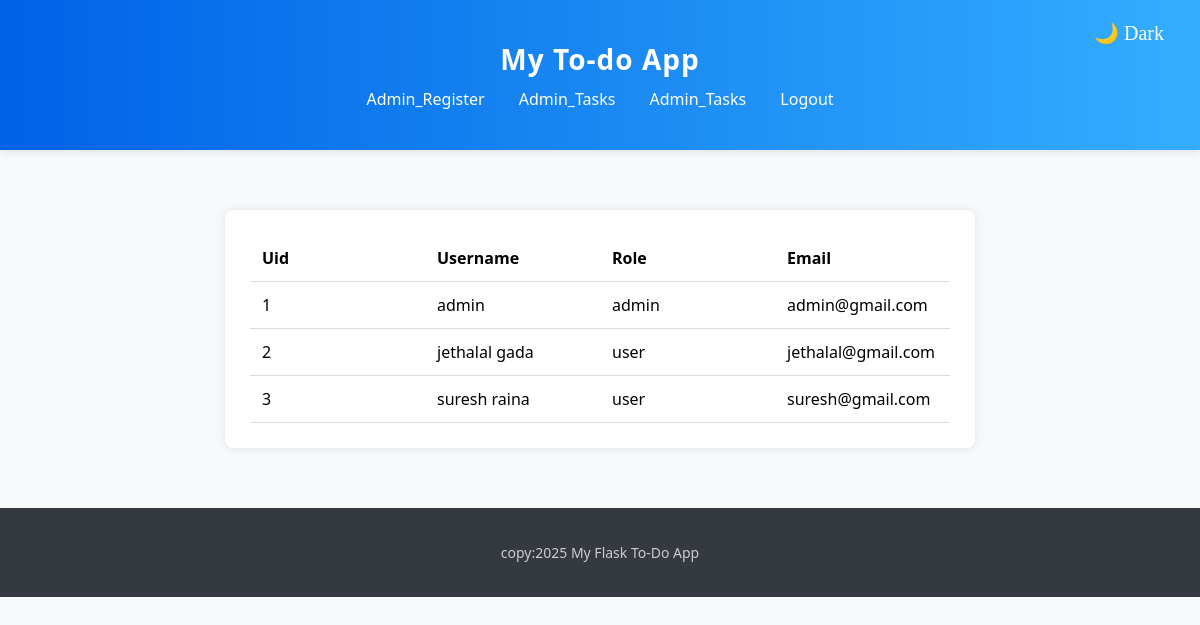
The app's page /admin (signed in), older data.
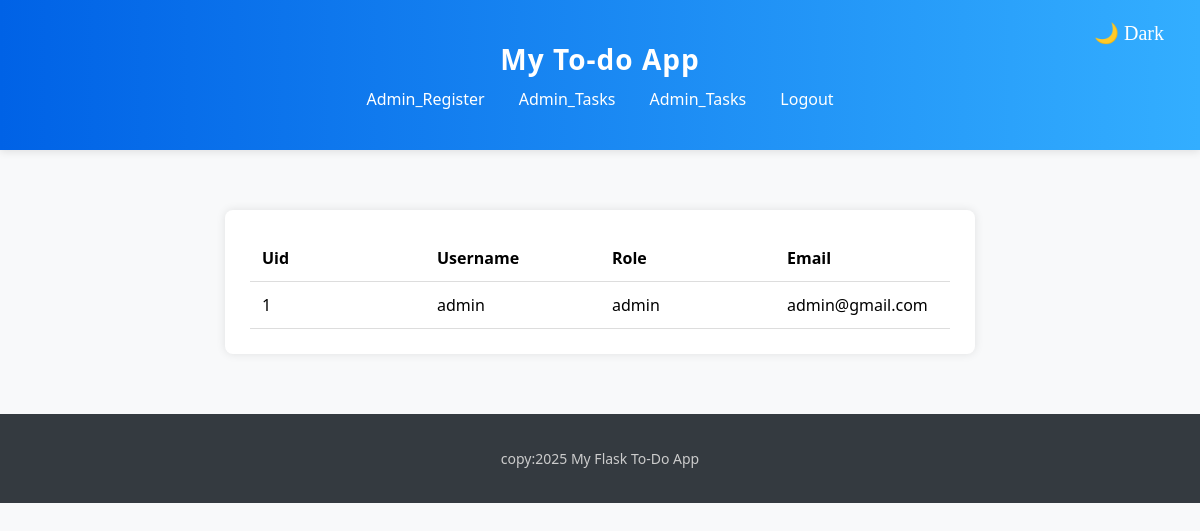
The same page, newer data.
### app/models.py (models this page shows)
class Register(db.Model):
    __tablename__='register'
    uid=db.Column(db.Integer,primary_key=True)
    username=db.Column(db.String(100),nullable=False)
    password=db.Column(db.String(100),nullable=False)
    email=db.Column(db.String(200),unique=True)
    role=db.Column(db.String(20),default="user")
    tasks = db.relationship('Task', backref='user', lazy=True)

### app/routes/auth.py (the view)
@auth_bp.route('/admin')
def admin():
    if session.get('user_id') and session.get('role') == 'admin':
        Users=Register.query.all()
        return render_template('admin.html',Users=Users,session=session)
    else:
        return abort(403)

### app/templates/admin.html (shortened to what this page needs)
{% extends "base.html" %}
{% block content %}
<div class="task-box">
      <table class="task-table">
            <thead>
                <tr>
                    <th>Uid</th>
                    <th>Username</th>
                    <th>Role</th>
                    <th>Email</th>
                </tr>
            </thead>
            <tbody>
                {% for user in Users  %}
                <tr>
                    <td>{{user.uid}}</td>
                    <td>{{user.username}}</td>
                    <td>{{user.role}}</td>
                    <td>{{user.email}}</td>
                </tr>
                {% endfor %}
            </tbody>
        </table>
</div>
{% endblock %}

Row changes from the older to the newer data that the page shows:
removed Register: uid "2", username "jethalal gada", role "user", email "jethalal@gmail.com"
removed Register: uid "3", username "suresh raina", role "user", email "suresh@gmail.com"
